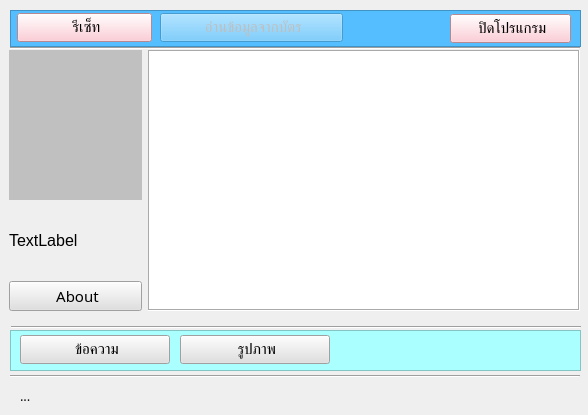
<?xml version="1.0" encoding="UTF-8"?>
<ui version="4.0">
    <class>MainWindow</class>
    <widget class="QWidget"
            name="MainWindow">
        <property name="windowModality">
            <enum>Qt::ApplicationModal</enum>
        </property>
        <property name="geometry">
            <rect>
                <x>0</x>
                <y>0</y>
                <width>588</width>
                <height>415</height>
            </rect>
        </property>
        <property name="font">
            <font>
                <pointsize>12</pointsize>
            </font>
        </property>
        <property name="windowTitle">
            <string>โปรแกรมอ่านบัตรประชาชน</string>
        </property>
        <property name="windowIcon">
            <iconset>
                <normaloff>images/reader-icon.png</normaloff>images/reader-icon.png</iconset>
            </property>
            <property name="autoFillBackground">
                <bool>true</bool>
            </property>
            <property name="locale">
                <locale language="Thai"
                        country="Thailand" />
            </property>
            <widget class="QWidget"
                    name="centralwidget"
                    native="true">
                <property name="geometry">
                    <rect>
                        <x>0</x>
                        <y>0</y>
                        <width>590</width>
                        <height>331</height>
                    </rect>
                </property>
                <widget class="QWidget"
                        name="gridLayoutWidget">
                    <property name="geometry">
                        <rect>
                            <x>9</x>
                            <y>50</y>
                            <width>571</width>
                            <height>261</height>
                        </rect>
                    </property>
                    <layout class="QGridLayout"
                            name="gridLayout">
                        <property name="sizeConstraint">
                            <enum>QLayout::SetNoConstraint</enum>
                        </property>
                        <item row="0"
                              column="1">
                            <widget class="QLabel"
                                    name="lbImage">
                                <property name="sizePolicy">
                                    <sizepolicy hsizetype="Fixed"
                                                vsizetype="Fixed">
                                        <horstretch>0</horstretch>
                                        <verstretch>0</verstretch>
                                    </sizepolicy>
                                </property>
                                <property name="minimumSize">
                                    <size>
                                        <width>125</width>
                                        <height>150</height>
                                    </size>
                                </property>
                                <property name="maximumSize">
                                    <size>
                                        <width>140</width>
                                        <height>150</height>
                                    </size>
                                </property>
                                <property name="baseSize">
                                    <size>
                                        <width>140</width>
                                        <height>150</height>
                                    </size>
                                </property>
                                <property name="font">
                                    <font>
                                        <family>Bai Jamjuree</family>
                                        <pointsize>11</pointsize>
                                    </font>
                                </property>
                                <property name="mouseTracking">
                                    <bool>true</bool>
                                </property>
                                <property name="acceptDrops">
                                    <bool>false</bool>
                                </property>
                                <property name="layoutDirection">
                                    <enum>Qt::LeftToRight</enum>
                                </property>
                                <property name="autoFillBackground">
                                    <bool>false</bool>
                                </property>
                                <property name="styleSheet">
                                    <string notr="true">background-color: #C0C0C0;
                  padding-left: 13;
                  padding-right: 13;
                  padding-top: 4;
                  padding-bottom: 4;</string>
                                </property>
                                <property name="frameShape">
                                    <enum>QFrame::NoFrame</enum>
                                </property>
                                <property name="frameShadow">
                                    <enum>QFrame::Plain</enum>
                                </property>
                                <property name="lineWidth">
                                    <number>1</number>
                                </property>
                                <property name="scaledContents">
                                    <bool>true</bool>
                                </property>
                                <property name="margin">
                                    <number>2</number>
                                </property>
                                <property name="indent">
                                    <number>2</number>
                                </property>
                            </widget>
                        </item>
                        <item row="0"
                              column="2"
                              rowspan="3">
                            <widget class="QPlainTextEdit"
                                    name="listData">
                                <property name="enabled">
                                    <bool>true</bool>
                                </property>
                                <property name="sizePolicy">
                                    <sizepolicy hsizetype="Expanding"
                                                vsizetype="Expanding">
                                        <horstretch>0</horstretch>
                                        <verstretch>180</verstretch>
                                    </sizepolicy>
                                </property>
                                <property name="minimumSize">
                                    <size>
                                        <width>432</width>
                                        <height>0</height>
                                    </size>
                                </property>
                                <property name="maximumSize">
                                    <size>
                                        <width>432</width>
                                        <height>16777215</height>
                                    </size>
                                </property>
                                <property name="font">
                                    <font>
                                        <family>Bai Jamjuree</family>
                                        <pointsize>11</pointsize>
                                    </font>
                                </property>
                                <property name="acceptDrops">
                                    <bool>false</bool>
                                </property>
                                <property name="styleSheet">
                                    <string notr="true">background-color: white;
                  color: black;</string>
                                </property>
                                <property name="inputMethodHints">
                                    <set>Qt::ImhMultiLine</set>
                                </property>
                                <property name="frameShape">
                                    <enum>QFrame::Box</enum>
                                </property>
                                <property name="documentTitle">
                                    <string>ข้อมูลจากบัตร</string>
                                </property>
                                <property name="readOnly">
                                    <bool>true</bool>
                                </property>
                            </widget>
                        </item>
                        <item row="2"
                              column="1">
                            <widget class="QPushButton"
                                    name="btnAbout">
                                <property name="maximumSize">
                                    <size>
                                        <width>150</width>
                                        <height>16777215</height>
                                    </size>
                                </property>
                                <property name="font">
                                    <font>
                                        <family>Bai Jamjuree</family>
                                        <pointsize>11</pointsize>
                                    </font>
                                </property>
                                <property name="styleSheet">
                                    <string notr="true">background-color: rgb(224, 224, 224);</string>
                                </property>
                                <property name="text">
                                    <string> About</string>
                                </property>
                                <property name="icon">
                                    <iconset>
                                        <normaloff>images/help, about, question icon.png</normaloff>images/help, about,
                  question icon.png</iconset>
                                    </property>
                                    <property name="iconSize">
                                        <size>
                                            <width>20</width>
                                            <height>20</height>
                                        </size>
                                    </property>
                                </widget>
                            </item>
                            <item row="1"
                                  column="1">
                                <widget class="QLabel"
                                        name="lbVersion">
                                    <property name="text">
                                        <string>TextLabel</string>
                                    </property>
                                </widget>
                            </item>
                        </layout>
                    </widget>
                    <widget class="QWidget"
                            name="horizontalLayoutWidget">
                        <property name="geometry">
                            <rect>
                                <x>10</x>
                                <y>10</y>
                                <width>571</width>
                                <height>37</height>
                            </rect>
                        </property>
                        <layout class="QHBoxLayout"
                                name="hloTop">
                            <property name="spacing">
                                <number>10</number>
                            </property>
                            <item>
                                <widget class="QFrame"
                                        name="frame1">
                                    <property name="font">
                                        <font>
                                            <family>Bai Jamjuree</family>
                                            <pointsize>11</pointsize>
                                        </font>
                                    </property>
                                    <property name="styleSheet">
                                        <string notr="true">background-color: rgb(85, 190, 255);</string>
                                    </property>
                                    <property name="frameShape">
                                        <enum>QFrame::StyledPanel</enum>
                                    </property>
                                    <property name="frameShadow">
                                        <enum>QFrame::Raised</enum>
                                    </property>
                                    <widget class="QPushButton"
                                            name="btnReset">
                                        <property name="geometry">
                                            <rect>
                                                <x>7</x>
                                                <y>3</y>
                                                <width>135</width>
                                                <height>29</height>
                                            </rect>
                                        </property>
                                        <property name="font">
                                            <font>
                                                <family>Bai Jamjuree</family>
                                                <pointsize>11</pointsize>
                                            </font>
                                        </property>
                                        <property name="styleSheet">
                                            <string notr="true">background-color: rgb(255,192,203);</string>
                                        </property>
                                        <property name="locale">
                                            <locale language="Thai"
                                                    country="Thailand" />
                                        </property>
                                        <property name="text">
                                            <string> รีเซ็ท</string>
                                        </property>
                                        <property name="icon">
                                            <iconset>
                                                <normaloff>images/undo icon.png</normaloff>images/undo icon.png</iconset>
                                            </property>
                                            <property name="iconSize">
                                                <size>
                                                    <width>20</width>
                                                    <height>20</height>
                                                </size>
                                            </property>
                                        </widget>
                                        <widget class="QPushButton"
                                                name="btnReadData">
                                            <property name="enabled">
                                                <bool>false</bool>
                                            </property>
                                            <property name="geometry">
                                                <rect>
                                                    <x>150</x>
                                                    <y>3</y>
                                                    <width>183</width>
                                                    <height>29</height>
                                                </rect>
                                            </property>
                                            <property name="font">
                                                <font>
                                                    <family>Bai Jamjuree</family>
                                                    <pointsize>11</pointsize>
                                                </font>
                                            </property>
                                            <property name="styleSheet">
                                                <string notr="true" />
                                            </property>
                                            <property name="text">
                                                <string notr="true"> อ่านข้อมูลจากบัตร</string>
                                            </property>
                                            <property name="icon">
                                                <iconset>
                                                    <normaloff>images/reader-icon.png</normaloff>images/reader-icon.png</iconset>
                                                </property>
                                                <property name="iconSize">
                                                    <size>
                                                        <width>20</width>
                                                        <height>20</height>
                                                    </size>
                                                </property>
                                            </widget>
                                            <widget class="QPushButton"
                                                    name="btnClose">
                                                <property name="geometry">
                                                    <rect>
                                                        <x>440</x>
                                                        <y>4</y>
                                                        <width>121</width>
                                                        <height>29</height>
                                                    </rect>
                                                </property>
                                                <property name="font">
                                                    <font>
                                                        <family>Bai Jamjuree</family>
                                                        <pointsize>11</pointsize>
                                                    </font>
                                                </property>
                                                <property name="styleSheet">
                                                    <string notr="true">background-color: rgb(255,192,203);</string>
                                                </property>
                                                <property name="text">
                                                    <string> ปิดโปรแกรม</string>
                                                </property>
                                                <property name="icon">
                                                    <iconset>
                                                        <normaloff>images/exit-icon (1).png</normaloff>images/exit-icon (1).png</iconset>
                                                    </property>
                                                    <property name="iconSize">
                                                        <size>
                                                            <width>20</width>
                                                            <height>20</height>
                                                        </size>
                                                    </property>
                                                </widget>
                                            </widget>
                                        </item>
                                    </layout>
                                </widget>
                                <widget class="Line"
                                        name="line">
                                    <property name="geometry">
                                        <rect>
                                            <x>11</x>
                                            <y>319</y>
                                            <width>570</width>
                                            <height>16</height>
                                        </rect>
                                    </property>
                                    <property name="orientation">
                                        <enum>Qt::Horizontal</enum>
                                    </property>
                                </widget>
                                <widget class="Line"
                                        name="line_2">
                                    <property name="geometry">
                                        <rect>
                                            <x>10</x>
                                            <y>40</y>
                                            <width>570</width>
                                            <height>16</height>
                                        </rect>
                                    </property>
                                    <property name="orientation">
                                        <enum>Qt::Horizontal</enum>
                                    </property>
                                </widget>
                            </widget>
                            <widget class="QWidget"
                                    name="horizontalLayoutWidget_3">
                                <property name="geometry">
                                    <rect>
                                        <x>10</x>
                                        <y>380</y>
                                        <width>571</width>
                                        <height>31</height>
                                    </rect>
                                </property>
                                <layout class="QHBoxLayout"
                                        name="horizontalLayout">
                                    <item>
                                        <spacer name="horizontalSpacer_3">
                                            <property name="orientation">
                                                <enum>Qt::Horizontal</enum>
                                            </property>
                                            <property name="sizeType">
                                                <enum>QSizePolicy::Fixed</enum>
                                            </property>
                                            <property name="sizeHint"
                                                      stdset="0">
                                                <size>
                                                    <width>10</width>
                                                    <height>20</height>
                                                </size>
                                            </property>
                                        </spacer>
                                    </item>
                                    <item>
                                        <widget class="QLabel"
                                                name="lbStatus">
                                            <property name="font">
                                                <font>
                                                    <family>Bai Jamjuree</family>
                                                    <pointsize>10</pointsize>
                                                </font>
                                            </property>
                                            <property name="text">
                                                <string>...</string>
                                            </property>
                                        </widget>
                                    </item>
                                </layout>
                            </widget>
                            <widget class="QWidget"
                                    name="horizontalLayoutWidget_2">
                                <property name="geometry">
                                    <rect>
                                        <x>10</x>
                                        <y>330</y>
                                        <width>571</width>
                                        <height>41</height>
                                    </rect>
                                </property>
                                <layout class="QHBoxLayout"
                                        name="hloBottom">
                                    <property name="spacing">
                                        <number>10</number>
                                    </property>
                                    <item>
                                        <widget class="QFrame"
                                                name="frame2">
                                            <property name="autoFillBackground">
                                                <bool>false</bool>
                                            </property>
                                            <property name="styleSheet">
                                                <string notr="true">background-color: rgb(170, 255, 255);</string>
                                            </property>
                                            <property name="frameShape">
                                                <enum>QFrame::StyledPanel</enum>
                                            </property>
                                            <property name="frameShadow">
                                                <enum>QFrame::Raised</enum>
                                            </property>
                                            <widget class="QPushButton"
                                                    name="btnSaveText">
                                                <property name="geometry">
                                                    <rect>
                                                        <x>10</x>
                                                        <y>5</y>
                                                        <width>150</width>
                                                        <height>29</height>
                                                    </rect>
                                                </property>
                                                <property name="maximumSize">
                                                    <size>
                                                        <width>150</width>
                                                        <height>16777215</height>
                                                    </size>
                                                </property>
                                                <property name="baseSize">
                                                    <size>
                                                        <width>120</width>
                                                        <height>40</height>
                                                    </size>
                                                </property>
                                                <property name="font">
                                                    <font>
                                                        <family>Bai Jamjuree</family>
                                                        <pointsize>11</pointsize>
                                                    </font>
                                                </property>
                                                <property name="styleSheet">
                                                    <string notr="true">background-color: rgb(224, 224, 224);</string>
                                                </property>
                                                <property name="text">
                                                    <string> ข้อความ</string>
                                                </property>
                                                <property name="icon">
                                                    <iconset>
                                                        <normaloff>images/save, disk, floppy, disc, blue icon.png</normaloff>images/save,
                  disk, floppy, disc, blue icon.png</iconset>
                                                    </property>
                                                    <property name="iconSize">
                                                        <size>
                                                            <width>20</width>
                                                            <height>20</height>
                                                        </size>
                                                    </property>
                                                </widget>
                                                <widget class="QPushButton"
                                                        name="btnSaveImage">
                                                    <property name="geometry">
                                                        <rect>
                                                            <x>170</x>
                                                            <y>5</y>
                                                            <width>150</width>
                                                            <height>29</height>
                                                        </rect>
                                                    </property>
                                                    <property name="maximumSize">
                                                        <size>
                                                            <width>150</width>
                                                            <height>16777215</height>
                                                        </size>
                                                    </property>
                                                    <property name="font">
                                                        <font>
                                                            <family>Bai Jamjuree</family>
                                                            <pointsize>11</pointsize>
                                                        </font>
                                                    </property>
                                                    <property name="styleSheet">
                                                        <string notr="true">background-color: rgb(224, 224, 224);</string>
                                                    </property>
                                                    <property name="text">
                                                        <string> รูปภาพ</string>
                                                    </property>
                                                    <property name="icon">
                                                        <iconset>
                                                            <normaloff>images/save, disk, floppy, disc, blue icon.png</normaloff>images/save,
                  disk, floppy, disc, blue icon.png</iconset>
                                                        </property>
                                                        <property name="iconSize">
                                                            <size>
                                                                <width>20</width>
                                                                <height>20</height>
                                                            </size>
                                                        </property>
                                                    </widget>
                                                </widget>
                                            </item>
                                        </layout>
                                    </widget>
                                    <widget class="Line"
                                            name="line_3">
                                        <property name="geometry">
                                            <rect>
                                                <x>10</x>
                                                <y>368</y>
                                                <width>570</width>
                                                <height>16</height>
                                            </rect>
                                        </property>
                                        <property name="orientation">
                                            <enum>Qt::Horizontal</enum>
                                        </property>
                                    </widget>
                                </widget>
                                <resources />
                                <connections />
                            </ui>
